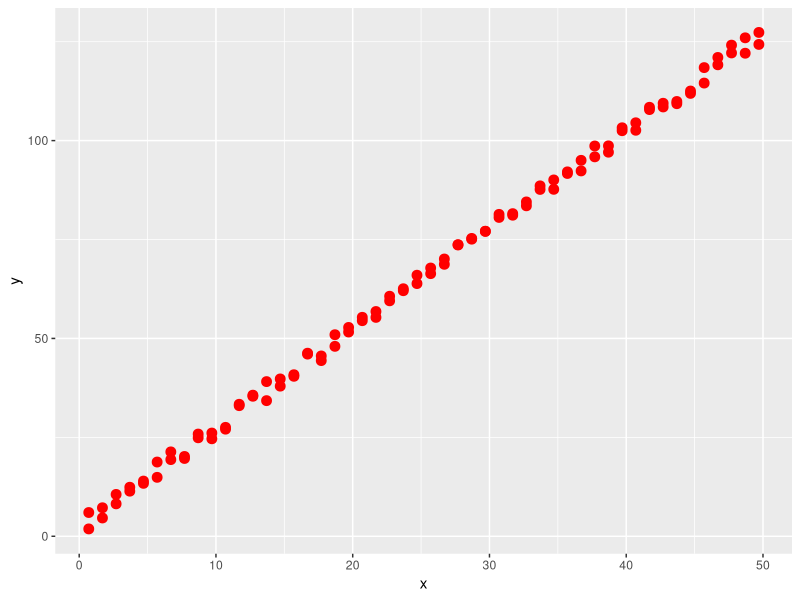
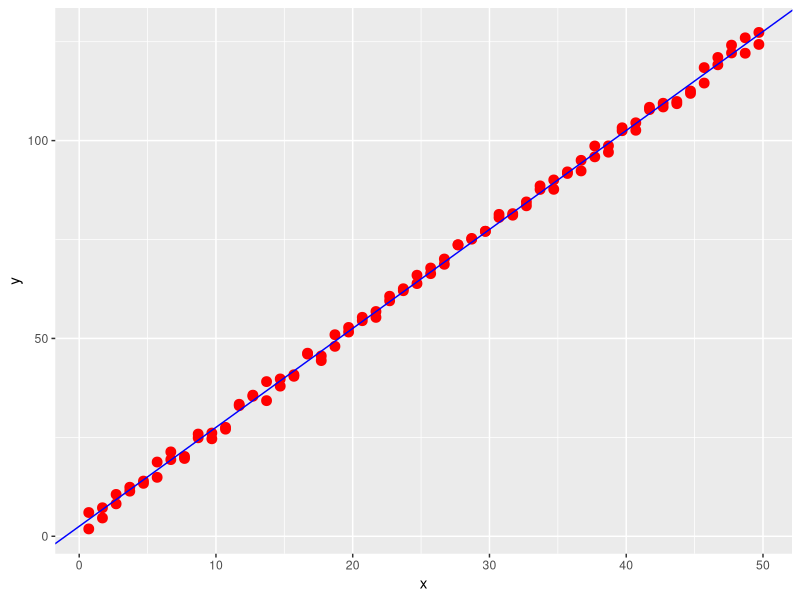

Source code (R) for these figures, in order:
library("ggplot2")
x<-seq(0.7,length=50)
y<-2.5*x+5*runif(100)
df<-data.frame(x,y)
ggplot(df,aes(x=x,y=y))+
  geom_point(data=df,colour = 'red', size = 3)
r_line<-lm(y ~x, df)
dc<-data.frame(a=coef(r_line)[1],b=coef(r_line)[2])
ggplot(df,aes(x=x,y=y))+
  geom_point(data=df,colour = 'red', size = 3)+
  geom_abline(data=dc,aes(intercept=a, slope=b), colour='blue')

